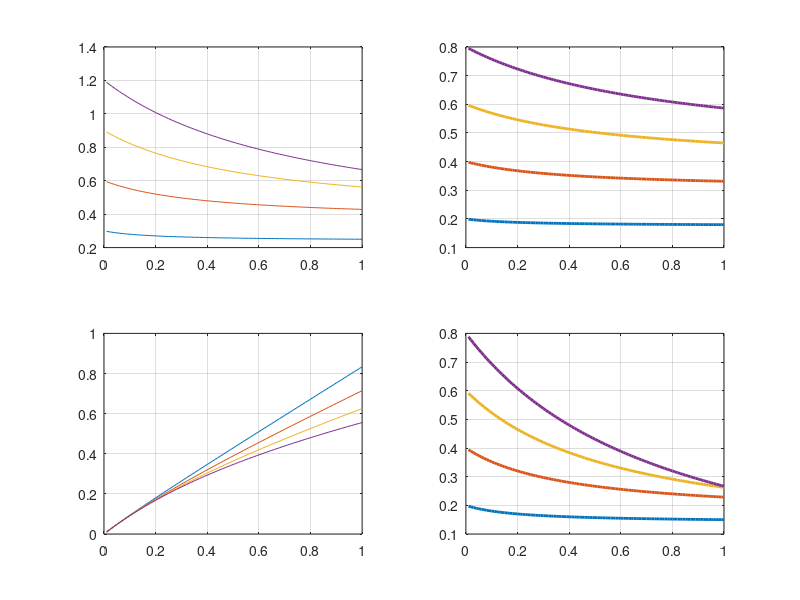

MATLAB code for this plot:

close all
k=1;
V=[ 0.2 0.4 0.6 0.8];
S=0.01:0.01:1;
O_v=1.5;
for i=1:length(V)
    T=V(i)+S-k.*V(i).*S;

    V_o=V(i).*T./(V(i)+S)*O_v;
    S_o=S.*T./(V(i)+S);
    
    figure(1)
    subplot(2,2,1)
    plot(S,V_o)
    hold on
    grid on
    subplot(2,2,3)
    plot(S,S_o)
    hold on
    grid on

end


k_s=1.5;
k_v=.6;

V=[ 0.2 0.4 0.6 0.8];
S=0.01:0.01:1;
for i=1:length(V)

    T_s=V(i)+S-k_s.*V(i).*S;
    T_v=V(i)+S-k_v.*V(i).*S;

    V_o=V(i).*T_v./(V(i)+S);
    S_o=S.*T_s./(V(i)+S);
    
    figure(1)
    subplot(2,2,2)
    plot(S,V_o,'LineWidth',2,'DisplayName',sprintf('V=%d',V(i)))
    hold on
    grid on
end

S=[ 0.2 0.4 0.6 0.8];
V=0.01:0.01:1;
for i=1:length(S)


    T_s=V+S(i)-k_s.*V.*S(i);
    T_v=V+S(i)-k_v.*V.*S(i);

    V_o=V.*T_v./(V+S(i));
    S_o=S(i).*T_s./(V+S(i));
    subplot(2,2,4)
    plot(V,S_o,'LineWidth',2,'DisplayName',sprintf('V=%d',V(i)))
    hold on
    grid on

end